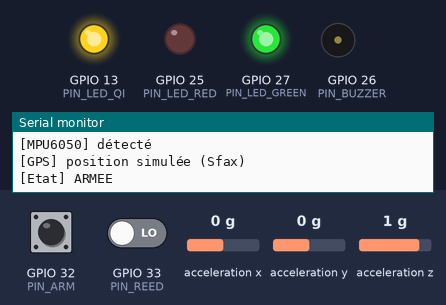
Simulated run of this sketch. Board: ESP32. Parts: output pins drawn as LEDs (lit = HIGH), buzzer (waves = sounding), the last lines printed to the serial monitor. Wiring (from diagram.json): MPU-6050 motion sensor at I2C address 0x68. Dashed ring = blinking. The inputs (shaded band) are chosen by the test bench; at power-on: acceleration x 0 g, GPIO 33 (PIN_REED) LOW, GPIO 32 (PIN_ARM) LOW, acceleration y 0 g, acceleration z 1 g. Random numbers use the default seed unless the sketch sets one.

Above: at 1.2 s.
1.3 s: acceleration x set to -0.8 g
2.8 s: acceleration x set to -1.1 g
4.3 s: GPIO 33 (PIN_REED) driven HIGH
At 7.2 s:
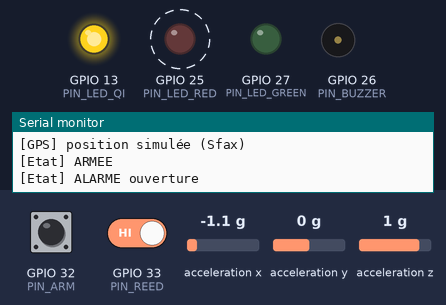
7.3 s: GPIO 32 (PIN_ARM) pulled HIGH for 3.2 s
At 10.82 s:
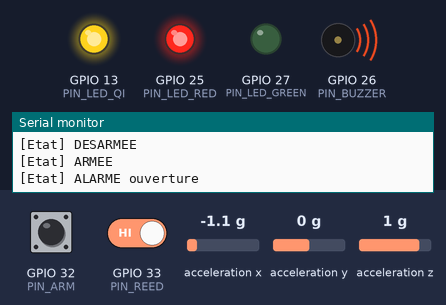
Timing chart, 0 to 13.0 s (numbered marks = the images above; inputs shaded):
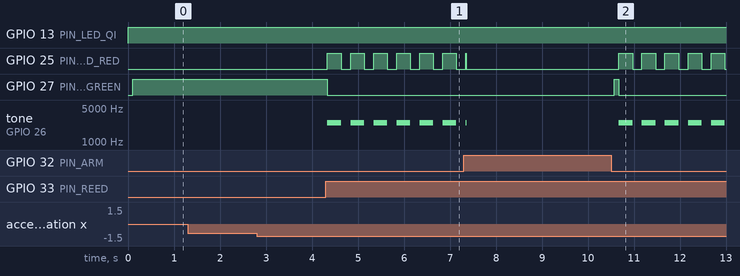

The sketch:

sketch.ino
```cpp
// Version tout-en-un pour la simulation Wokwi (https://wokwi.com)
// Générée à partir de firmware/valise_esp32 : configuration intégrée, Firebase désactivé.
// Pour tester Firebase dans Wokwi, passer USE_FIREBASE à 1 et ajouter un onglet secrets.h.

// =====================================================================
//  Valise intelligente connectée — programme principal ESP32
//
//  Fonctions :
//   - Sécurité anti-intrusion : ouverture (capteur ILS) + mouvement (MPU6050)
//   - Alarme sonore (buzzer via transistor BC547) et lumineuse (LED rouge)
//   - Localisation GPS (NEO-6M, ou position simulée)
//   - Indicateur de recharge sans fil (LED jaune à la place du module Qi)
//   - Envoi de l'état vers Firebase Realtime Database (application Flutter)
//
//  Machine à états :  DESARMEE  --(interrupteur)-->  ARMEE
//                     ARMEE     --(ouverture ou mouvement)-->  ALARME
//                     ALARME    --(désarmement)-->  DESARMEE
// =====================================================================
#include <Wire.h>
// =====================================================================
//  Valise intelligente connectée — configuration matérielle
// =====================================================================

// ---------------- Brochage (ESP32 WROOM-32) ----------------
#define PIN_GPS_RX     16   // RX2 de l'ESP32  <- TX du GPS NEO-6M
#define PIN_GPS_TX     17   // TX2 de l'ESP32  -> RX du GPS NEO-6M
#define PIN_SDA        21   // I2C SDA  -> MPU6050
#define PIN_SCL        22   // I2C SCL  -> MPU6050
#define PIN_REED       33   // Capteur d'ouverture (ILS / reed switch), INPUT_PULLUP
#define PIN_ARM        32   // Interrupteur d'armement, INPUT_PULLUP (LOW = armée)
#define PIN_BUZZER     26   // Base du transistor BC547 (via résistance 1 kΩ)
#define PIN_LED_RED    25   // LED rouge : alarme
#define PIN_LED_GREEN  27   // LED verte : système armé
#define PIN_LED_QI     13   // LED jaune : indicateur de recharge sans fil (Qi)

// ---------------- Options de compilation ----------------
// 0 = position GPS simulée (module NEO-6M non disponible)
// 1 = vrai GPS NEO-6M (nécessite la bibliothèque TinyGPSPlus)
#define USE_REAL_GPS   0

// 0 = fonctionnement autonome (sans WiFi)
// 1 = envoi de l'état vers Firebase Realtime Database
#define USE_FIREBASE   0

// Position simulée : centre-ville de Sfax
#define SIM_LAT        34.7406
#define SIM_LON        10.7603

// ---------------- Réglages ----------------
#define MOTION_THRESHOLD_G   0.35f   // écart d'accélération déclenchant l'alarme [g]
#define SEND_PERIOD_MS       5000    // période d'envoi vers Firebase [ms]
#define SENSOR_PERIOD_MS     100     // période de lecture des capteurs [ms]
#define BUZZER_FREQ_HZ       2500    // fréquence de la sirène [Hz]


#if USE_FIREBASE
  #include <WiFi.h>
  #include <WiFiClientSecure.h>
  #include <HTTPClient.h>
  #if __has_include("secrets.h")
    #include "secrets.h"
  #else
    #include "secrets.example.h"
  #endif
#endif

#if USE_REAL_GPS
  #include <TinyGPSPlus.h>
  TinyGPSPlus gps;
#endif

// ---------------------------------------------------------------------
// État global
// ---------------------------------------------------------------------
enum Etat { DESARMEE, ARMEE, ALARME };
const char* NOM_ETAT[] = {"DESARMEE", "ARMEE", "ALARME"};

Etat etat = DESARMEE;
const char* causeAlarme = "";

bool  valiseOuverte = false;
bool  mouvement     = false;
float accelG        = 1.0f;     // norme de l'accélération [g]
float refG          = 1.0f;     // référence filtrée (valise immobile)
double latitude     = SIM_LAT;
double longitude    = SIM_LON;
bool  gpsValide     = false;
bool  chargeQi      = true;     // commande de recharge (modifiable depuis l'app)
bool  mpuPresent    = false;

unsigned long tCapteurs = 0, tEnvoi = 0, tSirene = 0;
bool sireneOn = false;

// ---------------------------------------------------------------------
// MPU6050 (lecture directe I2C, sans bibliothèque)
// ---------------------------------------------------------------------
const uint8_t MPU_ADDR = 0x68;

bool mpuInit() {
  Wire.beginTransmission(MPU_ADDR);
  Wire.write(0x6B);  // PWR_MGMT_1
  Wire.write(0x00);  // sortie du mode veille
  return Wire.endTransmission() == 0;
}

bool mpuLireAccel(float &ax, float &ay, float &az) {
  Wire.beginTransmission(MPU_ADDR);
  Wire.write(0x3B);  // ACCEL_XOUT_H
  if (Wire.endTransmission(false) != 0) return false;
  if (Wire.requestFrom(MPU_ADDR, (uint8_t)6) != 6) return false;
  int16_t x = (Wire.read() << 8) | Wire.read();
  int16_t y = (Wire.read() << 8) | Wire.read();
  int16_t z = (Wire.read() << 8) | Wire.read();
  ax = x / 16384.0f;  // échelle ±2 g
  ay = y / 16384.0f;
  az = z / 16384.0f;
  return true;
}

// ---------------------------------------------------------------------
// Capteurs
// ---------------------------------------------------------------------
void lireCapteurs() {
  // ILS : aimant présent (couvercle fermé) -> contact fermé -> LOW
  valiseOuverte = digitalRead(PIN_REED) == HIGH;

  // Détection de mouvement : écart entre l'accélération mesurée et sa moyenne lente
  float ax, ay, az;
  if (mpuPresent && mpuLireAccel(ax, ay, az)) {
    accelG = sqrtf(ax * ax + ay * ay + az * az);
    mouvement = fabsf(accelG - refG) > MOTION_THRESHOLD_G;
    if (!mouvement) refG = 0.95f * refG + 0.05f * accelG;  // filtre passe-bas
  } else {
    mouvement = false;
  }

  // GPS
#if USE_REAL_GPS
  while (Serial2.available()) gps.encode(Serial2.read());
  if (gps.location.isValid()) {
    latitude = gps.location.lat();
    longitude = gps.location.lng();
    gpsValide = true;
  }
#else
  // Petite dérive aléatoire autour de Sfax pour animer la carte de l'application
  latitude  = SIM_LAT + random(-50, 51) * 1e-5;
  longitude = SIM_LON + random(-50, 51) * 1e-5;
  gpsValide = true;
#endif
}

// ---------------------------------------------------------------------
// Machine à états
// ---------------------------------------------------------------------
void changerEtat(Etat nouvel, const char* cause = "");

void majEtat() {
  bool interrupteurArme = digitalRead(PIN_ARM) == LOW;

  switch (etat) {
    case DESARMEE:
      if (interrupteurArme) {
        refG = accelG;  // la position actuelle devient la référence
        changerEtat(ARMEE);
      }
      break;

    case ARMEE:
      if (!interrupteurArme)   changerEtat(DESARMEE);
      else if (valiseOuverte)  changerEtat(ALARME, "ouverture");
      else if (mouvement)      changerEtat(ALARME, "mouvement");
      break;

    case ALARME:
      if (!interrupteurArme) changerEtat(DESARMEE);  // seul le propriétaire arrête l'alarme
      break;
  }
}

// ---------------------------------------------------------------------
// Sorties : LEDs et sirène
// ---------------------------------------------------------------------
void majSorties() {
  digitalWrite(PIN_LED_GREEN, etat == ARMEE);
  digitalWrite(PIN_LED_QI, chargeQi);

  if (etat == ALARME) {
    // Sirène intermittente : 300 ms ON / 200 ms OFF, LED rouge synchronisée
    unsigned long periode = sireneOn ? 300 : 200;
    if (millis() - tSirene >= periode) {
      tSirene = millis();
      sireneOn = !sireneOn;
      if (sireneOn) tone(PIN_BUZZER, BUZZER_FREQ_HZ);
      else          noTone(PIN_BUZZER);
      digitalWrite(PIN_LED_RED, sireneOn);
    }
  } else if (sireneOn || digitalRead(PIN_LED_RED)) {
    sireneOn = false;
    noTone(PIN_BUZZER);
    digitalWrite(PIN_LED_RED, LOW);
  }
}

// ---------------------------------------------------------------------
// Firebase Realtime Database (API REST)
// ---------------------------------------------------------------------
#if USE_FIREBASE
String urlFirebase(const char* chemin) {
  String url = String(FIREBASE_URL) + chemin + ".json";
  if (strlen(FIREBASE_AUTH) > 0) url += String("?auth=") + FIREBASE_AUTH;
  return url;
}

int requeteFirebase(const char* methode, const char* chemin, const String& corps, String* reponse = nullptr) {
  if (WiFi.status() != WL_CONNECTED) return -1;
  WiFiClientSecure client;
  client.setInsecure();  // projet pédagogique : pas de vérification du certificat
  HTTPClient http;
  http.setTimeout(3000);
  if (!http.begin(client, urlFirebase(chemin))) return -1;
  http.addHeader("Content-Type", "application/json");
  int code = http.sendRequest(methode, corps);
  if (reponse && code == 200) *reponse = http.getString();
  http.end();
  return code;
}

void envoyerEtat() {
  char json[320];
  snprintf(json, sizeof(json),
    "{\"etat\":\"%s\",\"ouverte\":%s,\"mouvement\":%s,\"accel_g\":%.2f,"
    "\"gps\":{\"lat\":%.6f,\"lon\":%.6f,\"valide\":%s,\"simule\":%s},"
    "\"charge_qi\":%s,\"uptime_s\":%lu}",
    NOM_ETAT[etat], valiseOuverte ? "true" : "false", mouvement ? "true" : "false", accelG,
    latitude, longitude, gpsValide ? "true" : "false", USE_REAL_GPS ? "false" : "true",
    chargeQi ? "true" : "false", millis() / 1000);
  int code = requeteFirebase("PUT", "/valise/etat", json);
  Serial.printf("[Firebase] envoi état -> HTTP %d\n", code);
}

void lireCommandes() {
  // L'application écrit {"charge_qi": true/false} dans /valise/commandes
  String rep;
  if (requeteFirebase("GET", "/valise/commandes", "", &rep) == 200) {
    if (rep.indexOf("\"charge_qi\":false") >= 0) chargeQi = false;
    else if (rep.indexOf("\"charge_qi\":true") >= 0) chargeQi = true;
  }
}

void journaliser(const char* evenement) {
  char json[160];
  snprintf(json, sizeof(json), "{\"evenement\":\"%s\",\"uptime_s\":%lu,\"lat\":%.6f,\"lon\":%.6f}",
           evenement, millis() / 1000, latitude, longitude);
  requeteFirebase("POST", "/valise/historique", json);
}

void connecterWiFi() {
  Serial.printf("[WiFi] connexion à %s", WIFI_SSID);
  WiFi.begin(WIFI_SSID, WIFI_PASSWORD);
  unsigned long t0 = millis();
  while (WiFi.status() != WL_CONNECTED && millis() - t0 < 15000) {
    delay(300);
    Serial.print(".");
  }
  Serial.println(WiFi.status() == WL_CONNECTED ? " OK" : " échec (mode autonome)");
}
#endif

void changerEtat(Etat nouvel, const char* cause) {
  etat = nouvel;
  causeAlarme = cause;
  Serial.printf("[Etat] %s %s\n", NOM_ETAT[etat], cause);
#if USE_FIREBASE
  char evt[48];
  snprintf(evt, sizeof(evt), "%s%s%s", NOM_ETAT[etat], strlen(cause) ? " - " : "", cause);
  journaliser(evt);
  tEnvoi = 0;  // envoi immédiat du nouvel état
#endif
}

// ---------------------------------------------------------------------
void setup() {
  Serial.begin(115200);
  Serial.println("\n=== Valise intelligente connectée ===");

  pinMode(PIN_REED, INPUT_PULLUP);
  pinMode(PIN_ARM, INPUT_PULLUP);
  pinMode(PIN_BUZZER, OUTPUT);
  pinMode(PIN_LED_RED, OUTPUT);
  pinMode(PIN_LED_GREEN, OUTPUT);
  pinMode(PIN_LED_QI, OUTPUT);

  Wire.begin(PIN_SDA, PIN_SCL);
  mpuPresent = mpuInit();
  Serial.printf("[MPU6050] %s\n", mpuPresent ? "détecté" : "absent (détection de mouvement désactivée)");

#if USE_REAL_GPS
  Serial2.begin(9600, SERIAL_8N1, PIN_GPS_RX, PIN_GPS_TX);
  Serial.println("[GPS] NEO-6M sur Serial2");
#else
  Serial.println("[GPS] position simulée (Sfax)");
#endif

#if USE_FIREBASE
  connecterWiFi();
#endif
}

void loop() {
  if (millis() - tCapteurs >= SENSOR_PERIOD_MS) {
    tCapteurs = millis();
    lireCapteurs();
    majEtat();
  }
  majSorties();

#if USE_FIREBASE
  if (tEnvoi == 0 || millis() - tEnvoi >= SEND_PERIOD_MS) {
    tEnvoi = millis();
    envoyerEtat();
    lireCommandes();
  }
#endif
}
```

Measured:
- after the input at 1.3 s, every drawn part: stays the same
- after the input at 2.8 s, every drawn part: stays the same
- after the input at 4.3 s, GPIO 25 (PIN_LED_RED): alternates HIGH for 0.30 s and LOW for 0.20 s, starting at once; GPIO 27 (PIN_LED_GREEN): HIGH → LOW at once; tone on GPIO 26 (PIN_BUZZER): alternates 2500 Hz for 0.30 s and silent for 0.20 s, starting at once
- after the input at 7.3 s, GPIO 27 (PIN_LED_GREEN): LOW → HIGH after 3.3 s, → LOW 0.10 s later
